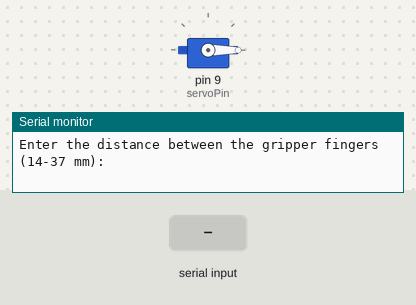
The sketch below on a simulated Arduino Uno, built with avr-gcc and run on an emulated ATmega328P. Parts: servo, the last lines printed to the serial monitor. The test bench sets the inputs (shaded band).

Above: at 2.2 s.
2.3 s: "30,150\n" received over Serial
At 2.7 s:
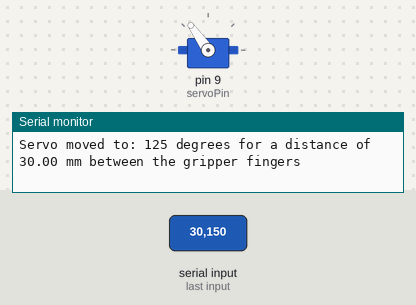
3.8 s: "90,45\n" received over Serial
Timing chart, 0 to 6.8 s (numbered marks = the images above; inputs shaded):
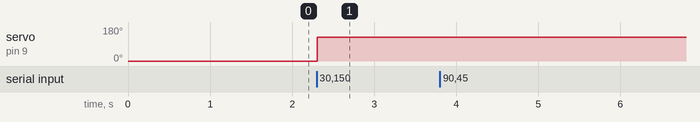

The sketch:

input_in_mm.ino
```cpp
#include <Servo.h>

// Define the servo pin
const int servoPin = 9;

// Create a servo object
Servo myServo;

void setup() {
  // Start serial communication at 9600 baud rate
  Serial.begin(9600);

  // Attach the servo to its pin
  myServo.attach(servoPin);

  // Move the servo to the home position (0 degrees)
  myServo.write(0);

  // Wait for the servo to reach the home position
  delay(1000);

  // Inform the user about the input options
  Serial.println("Enter the distance between the gripper fingers (14-37 mm):");
}

void loop() {
  // Check if data is available to read
  if (Serial.available() > 0) {
    // Read the incoming data as a string
    String input = Serial.readStringUntil('\n');

    // Convert the string to a float
    float distance = input.toFloat();

    // Ensure the distance is within the valid range
    if (distance >= 14 && distance <= 37) {
      // Convert distance to degrees
      int angle = (distance - 14) * 180 / 23;

      // Move the servo to the corresponding position
      myServo.write(angle);

      // Inform the user about the servo's position
      Serial.print("Servo moved to: ");
      Serial.print(angle);
      Serial.print(" degrees for a distance of ");
      Serial.print(distance);
      Serial.println(" mm between the gripper fingers");
    } else {
      // Inform the user about the invalid input
      Serial.println("Invalid input! Please enter a value between 14 and 37 mm.");
    }
  }
}
```

Measured:
- after the input at 2.3 s, servo on pin 9 (servoPin): 0° → 125° at once
